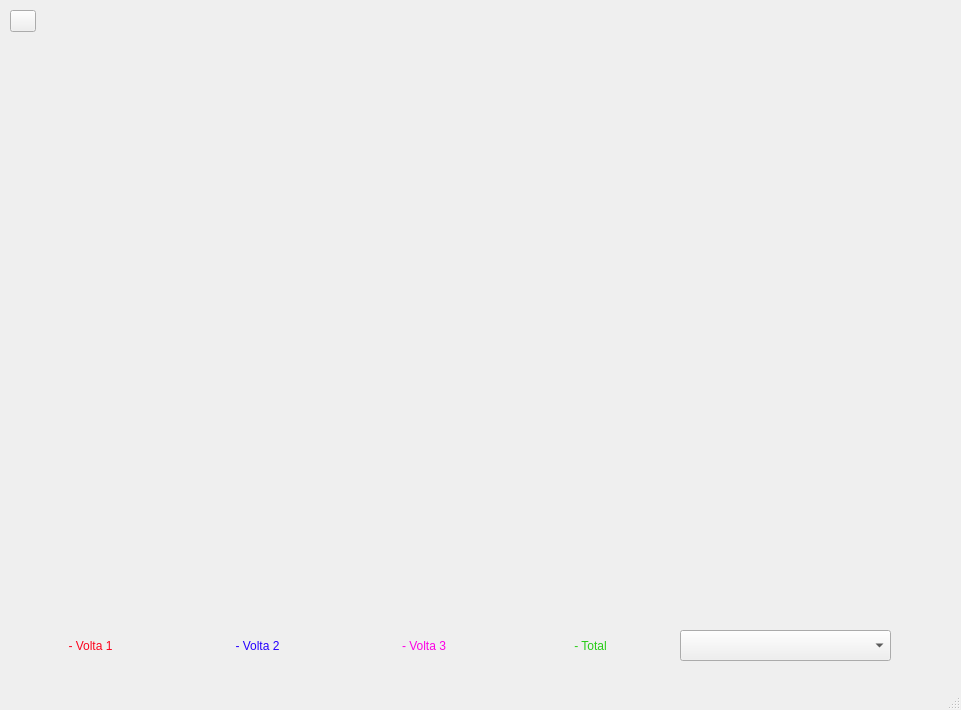
<?xml version="1.0" encoding="UTF-8"?>
<ui version="4.0">
 <class>MainWindow</class>
 <widget class="QMainWindow" name="MainWindow">
  <property name="geometry">
   <rect>
    <x>0</x>
    <y>0</y>
    <width>961</width>
    <height>710</height>
   </rect>
  </property>
  <property name="windowTitle">
   <string>MainWindow</string>
  </property>
  <widget class="QWidget" name="centralwidget">
   <widget class="PlotWidget" name="graphWidget" native="true">
    <property name="geometry">
     <rect>
      <x>10</x>
      <y>40</y>
      <width>941</width>
      <height>571</height>
     </rect>
    </property>
   </widget>
   <widget class="QComboBox" name="cBPacients">
    <property name="geometry">
     <rect>
      <x>680</x>
      <y>630</y>
      <width>211</width>
      <height>31</height>
     </rect>
    </property>
   </widget>
   <widget class="QWidget" name="horizontalLayoutWidget">
    <property name="geometry">
     <rect>
      <x>10</x>
      <y>630</y>
      <width>661</width>
      <height>31</height>
     </rect>
    </property>
    <layout class="QHBoxLayout" name="lLlegenda">
     <item>
      <widget class="QLabel" name="lVoltaUno">
       <property name="styleSheet">
        <string notr="true">color: rgb(252, 4, 30);</string>
       </property>
       <property name="text">
        <string>- Volta 1</string>
       </property>
       <property name="alignment">
        <set>Qt::AlignCenter</set>
       </property>
      </widget>
     </item>
     <item>
      <widget class="QLabel" name="lVoltaDos">
       <property name="styleSheet">
        <string notr="true">color: rgb(38, 0, 255);</string>
       </property>
       <property name="text">
        <string>- Volta 2</string>
       </property>
       <property name="alignment">
        <set>Qt::AlignCenter</set>
       </property>
      </widget>
     </item>
     <item>
      <widget class="QLabel" name="lVoltaTres">
       <property name="styleSheet">
        <string notr="true">color: rgb(252, 0, 229);</string>
       </property>
       <property name="text">
        <string>- Volta 3</string>
       </property>
       <property name="alignment">
        <set>Qt::AlignCenter</set>
       </property>
      </widget>
     </item>
     <item>
      <widget class="QLabel" name="lVoltaTotal">
       <property name="styleSheet">
        <string notr="true">color: rgb(39, 203, 22);</string>
       </property>
       <property name="text">
        <string>- Total</string>
       </property>
       <property name="alignment">
        <set>Qt::AlignCenter</set>
       </property>
      </widget>
     </item>
    </layout>
   </widget>
   <widget class="QToolButton" name="return_btn">
    <property name="geometry">
     <rect>
      <x>10</x>
      <y>10</y>
      <width>26</width>
      <height>22</height>
     </rect>
    </property>
    <property name="text">
     <string/>
    </property>
   </widget>
  </widget>
  <widget class="QMenuBar" name="menubar">
   <property name="geometry">
    <rect>
     <x>0</x>
     <y>0</y>
     <width>961</width>
     <height>22</height>
    </rect>
   </property>
  </widget>
  <widget class="QStatusBar" name="statusbar"/>
 </widget>
 <customwidgets>
  <customwidget>
   <class>PlotWidget</class>
   <extends>QWidget</extends>
   <header>pyqtgraph</header>
   <container>1</container>
  </customwidget>
 </customwidgets>
 <resources/>
 <connections/>
</ui>
